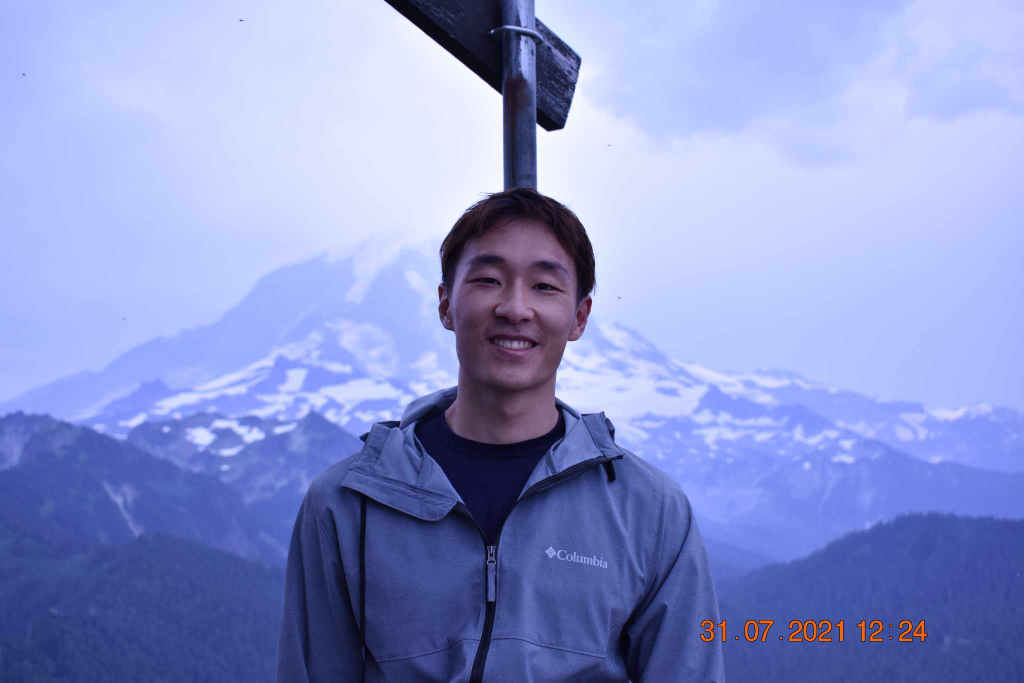
#> input picture opencv-4-gamma_correction/matt.jpg, 2048 x 1365 px (shown at 1/2 size)
$ python gamma_correction.py --image matt.jpg
#> lines starting #> are read from the running program, lines starting #| are printed output that depends on the picture
from __future__ import print_function
import numpy as np
import argparse
import cv2

def adjust_gamma(image, gamma=1.0):
    # build a look up table that can be used to find
    # the proper pixel value AFTER applying gamma correction
    inv_gamma = 1.0 / gamma
    table = np.empty(256).astype("uint8")
    for i in np.arange(0, 256):
        table[i] = (i / 255.0) ** inv_gamma * 255.0

    return cv2.LUT(image, table)

ap = argparse.ArgumentParser()
ap.add_argument("-i", "--image", required=True, help="path to input image")
ap.add_argument("-g", "--gamma", default=1.0, type=float, help="gamma correction parameter")
args = vars(ap.parse_args())

original = cv2.imread(args["image"])
#> original is the input picture: shape (1365, 2048, 3); mean B, G, R 207, 150.4, 138.5
input_gamma = args["gamma"]
range = np.append(np.arange(0.0, 3.5, 0.5), input_gamma)
for gamma in range:
    if gamma == 1:
        continue

    gamma = gamma if gamma > 0 else 0.1
    adjusted = adjust_gamma(original, gamma=gamma)
    cv2.putText(adjusted, f"g={gamma}", (10, 30), cv2.FONT_HERSHEY_SIMPLEX, 0.8, (0, 0, 225), 3)
    cv2.imshow("Images", np.hstack([original, adjusted]))
    cv2.waitKey(0)
#> this loop made 8 passes
#> pass 1, `adjusted = adjust_gamma(original, gamma=gamma)`:
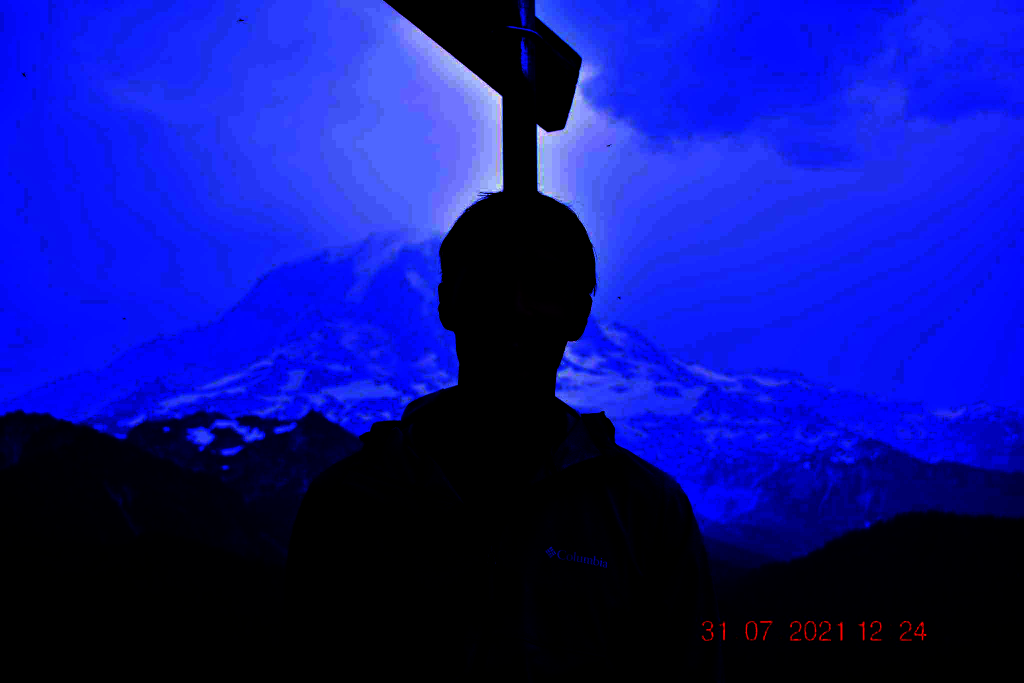
#> adjusted: shape (1365, 2048, 3) (shown at 1/2 size); mean B, G, R 149.1, 21.1, 13.9
#> pass 1, `cv2.imshow("Images", np.hstack([original, adjusted]))`:
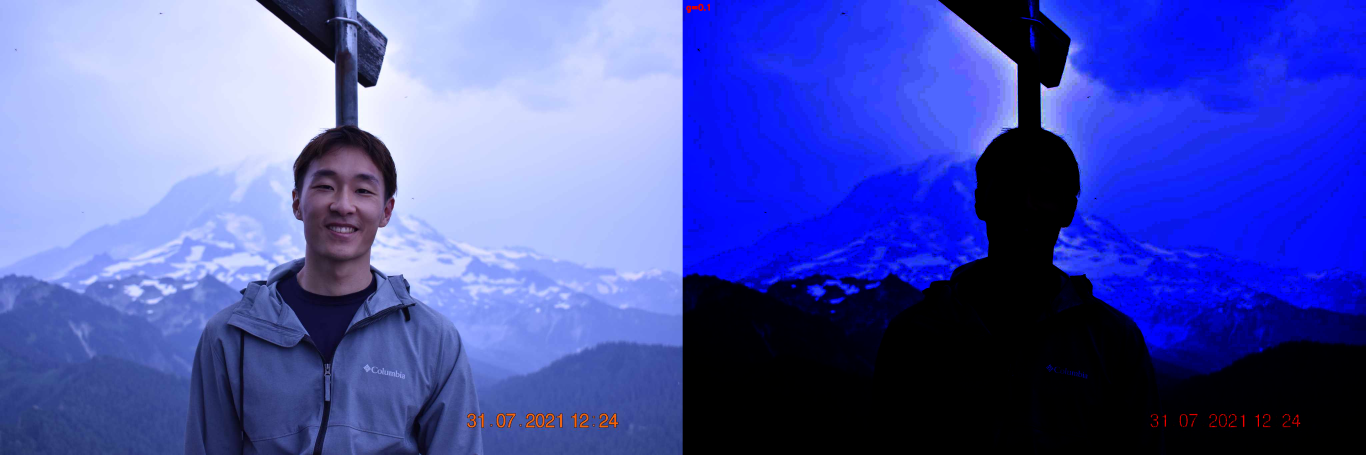
#> window 'Images': shape (1365, 4096, 3) (shown at 1/3 size); mean B, G, R 178, 85.7, 76.3
#> pass 2, `adjusted = adjust_gamma(original, gamma=gamma)`:
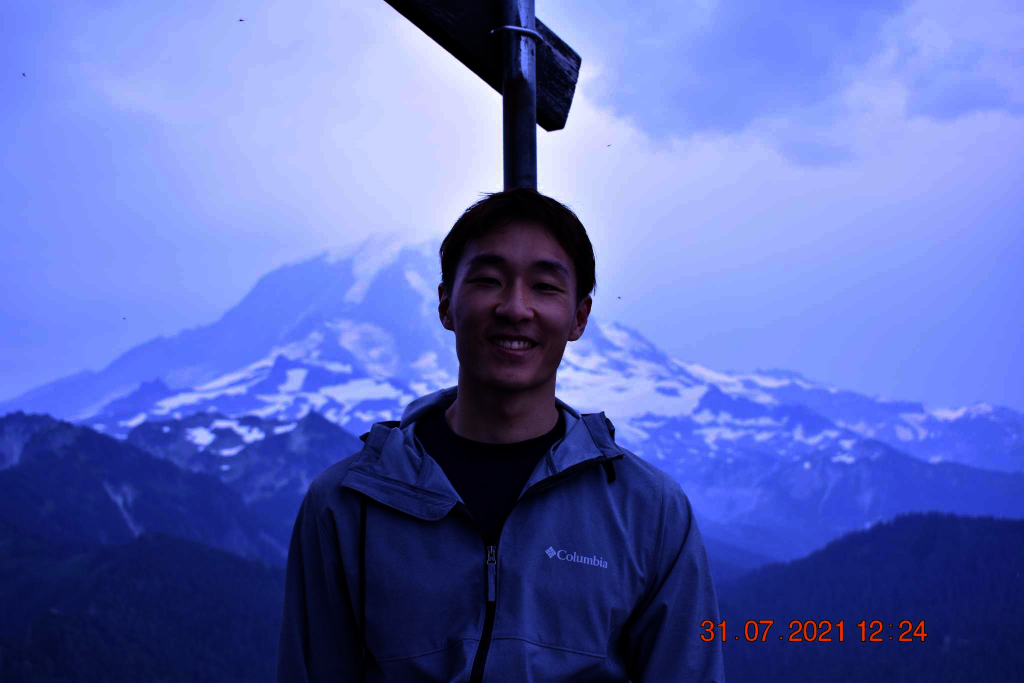
#> adjusted: shape (1365, 2048, 3) (shown at 1/2 size); mean B, G, R 184.5, 105.8, 91.8
#> pass 2, `cv2.imshow("Images", np.hstack([original, adjusted]))`:
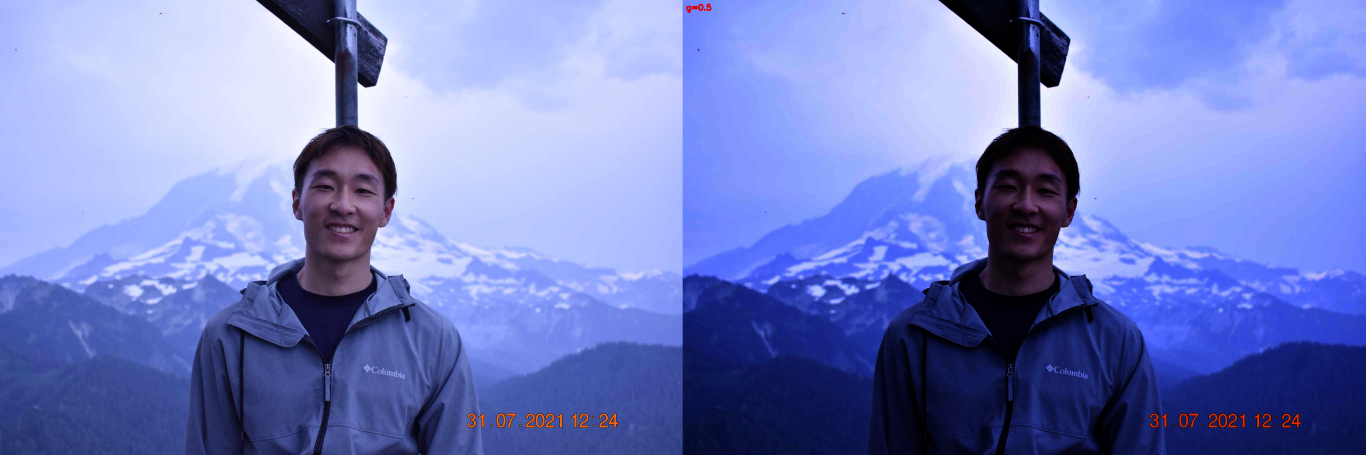
#> window 'Images': shape (1365, 4096, 3) (shown at 1/3 size); mean B, G, R 195.7, 128.1, 115.2
#> after the loop:
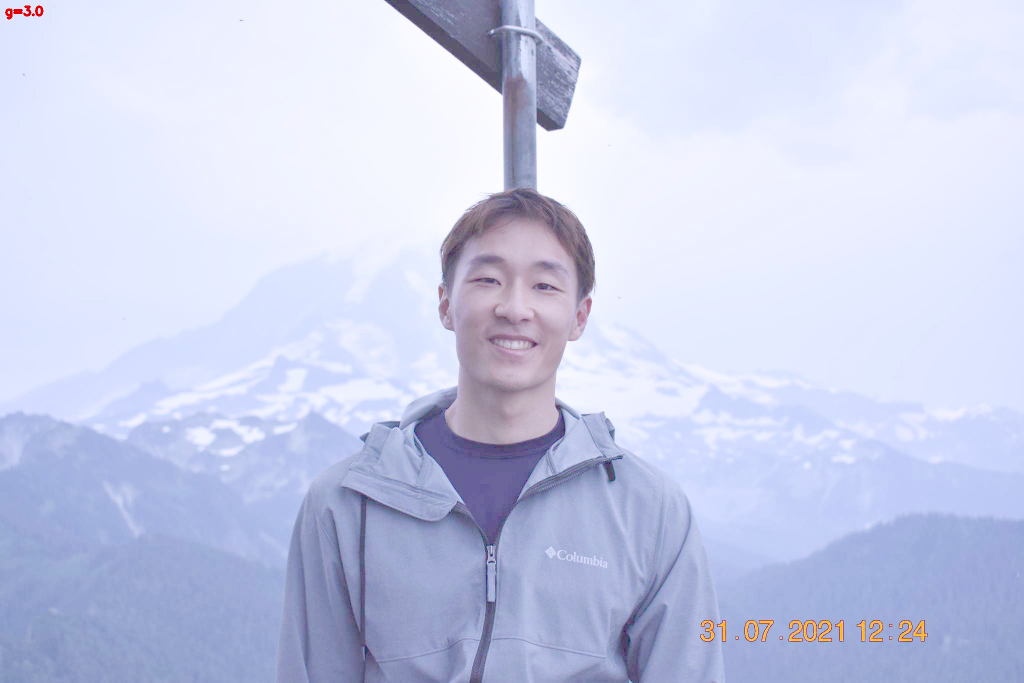
#> adjusted: shape (1365, 2048, 3) (shown at 1/2 size); mean B, G, R 233.5, 206.6, 200.5
